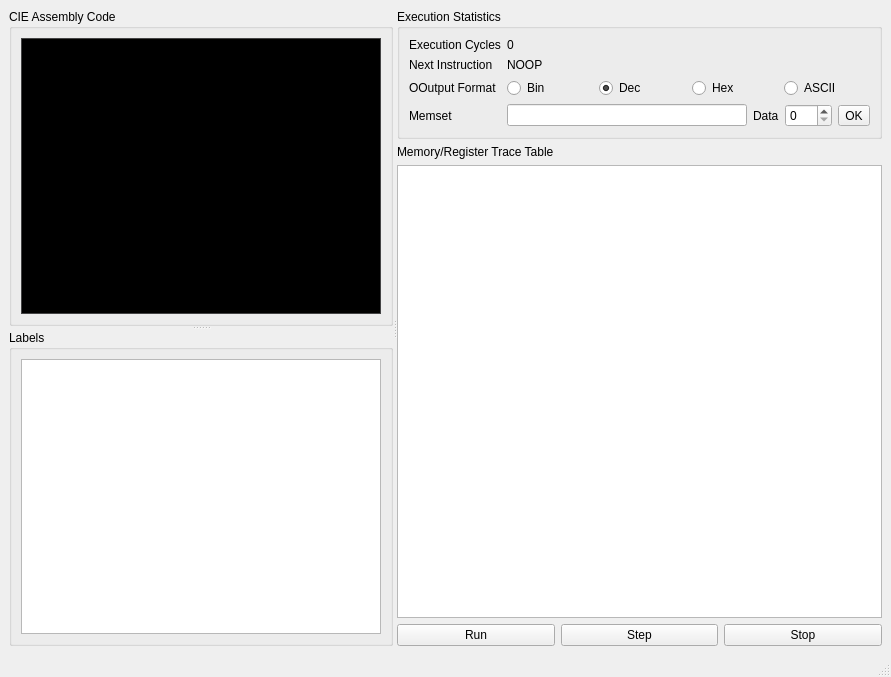
<?xml version="1.0" encoding="UTF-8"?>
<ui version="4.0">
 <class>MainWindow</class>
 <widget class="QMainWindow" name="MainWindow">
  <property name="geometry">
   <rect>
    <x>0</x>
    <y>0</y>
    <width>891</width>
    <height>677</height>
   </rect>
  </property>
  <property name="windowTitle">
   <string>CIE Assembly Machine</string>
  </property>
  <widget class="QWidget" name="centralwidget">
   <layout class="QGridLayout" name="gridLayout_3">
    <item row="0" column="0">
     <widget class="QSplitter" name="splitter_2">
      <property name="orientation">
       <enum>Qt::Horizontal</enum>
      </property>
      <widget class="QSplitter" name="splitter">
       <property name="orientation">
        <enum>Qt::Vertical</enum>
       </property>
       <widget class="QGroupBox" name="groupBox_3">
        <property name="title">
         <string>CIE Assembly Code</string>
        </property>
        <layout class="QGridLayout" name="gridLayout_2">
         <item row="0" column="0">
          <widget class="QPlainTextEdit" name="assmTxt">
           <property name="palette">
            <palette>
             <active>
              <colorrole role="WindowText">
               <brush brushstyle="SolidPattern">
                <color alpha="255">
                 <red>255</red>
                 <green>255</green>
                 <blue>255</blue>
                </color>
               </brush>
              </colorrole>
              <colorrole role="Button">
               <brush brushstyle="SolidPattern">
                <color alpha="255">
                 <red>88</red>
                 <green>88</green>
                 <blue>89</blue>
                </color>
               </brush>
              </colorrole>
              <colorrole role="Light">
               <brush brushstyle="SolidPattern">
                <color alpha="255">
                 <red>132</red>
                 <green>132</green>
                 <blue>134</blue>
                </color>
               </brush>
              </colorrole>
              <colorrole role="Midlight">
               <brush brushstyle="SolidPattern">
                <color alpha="255">
                 <red>110</red>
                 <green>110</green>
                 <blue>111</blue>
                </color>
               </brush>
              </colorrole>
              <colorrole role="Dark">
               <brush brushstyle="SolidPattern">
                <color alpha="255">
                 <red>44</red>
                 <green>44</green>
                 <blue>44</blue>
                </color>
               </brush>
              </colorrole>
              <colorrole role="Mid">
               <brush brushstyle="SolidPattern">
                <color alpha="255">
                 <red>58</red>
                 <green>58</green>
                 <blue>59</blue>
                </color>
               </brush>
              </colorrole>
              <colorrole role="Text">
               <brush brushstyle="SolidPattern">
                <color alpha="255">
                 <red>255</red>
                 <green>255</green>
                 <blue>255</blue>
                </color>
               </brush>
              </colorrole>
              <colorrole role="BrightText">
               <brush brushstyle="SolidPattern">
                <color alpha="255">
                 <red>255</red>
                 <green>255</green>
                 <blue>255</blue>
                </color>
               </brush>
              </colorrole>
              <colorrole role="ButtonText">
               <brush brushstyle="SolidPattern">
                <color alpha="255">
                 <red>255</red>
                 <green>255</green>
                 <blue>255</blue>
                </color>
               </brush>
              </colorrole>
              <colorrole role="Base">
               <brush brushstyle="SolidPattern">
                <color alpha="255">
                 <red>0</red>
                 <green>0</green>
                 <blue>0</blue>
                </color>
               </brush>
              </colorrole>
              <colorrole role="Window">
               <brush brushstyle="SolidPattern">
                <color alpha="255">
                 <red>88</red>
                 <green>88</green>
                 <blue>89</blue>
                </color>
               </brush>
              </colorrole>
              <colorrole role="Shadow">
               <brush brushstyle="SolidPattern">
                <color alpha="255">
                 <red>0</red>
                 <green>0</green>
                 <blue>0</blue>
                </color>
               </brush>
              </colorrole>
              <colorrole role="AlternateBase">
               <brush brushstyle="SolidPattern">
                <color alpha="255">
                 <red>44</red>
                 <green>44</green>
                 <blue>44</blue>
                </color>
               </brush>
              </colorrole>
              <colorrole role="ToolTipBase">
               <brush brushstyle="SolidPattern">
                <color alpha="255">
                 <red>255</red>
                 <green>255</green>
                 <blue>220</blue>
                </color>
               </brush>
              </colorrole>
              <colorrole role="ToolTipText">
               <brush brushstyle="SolidPattern">
                <color alpha="255">
                 <red>0</red>
                 <green>0</green>
                 <blue>0</blue>
                </color>
               </brush>
              </colorrole>
              <colorrole role="PlaceholderText">
               <brush brushstyle="SolidPattern">
                <color alpha="128">
                 <red>255</red>
                 <green>255</green>
                 <blue>255</blue>
                </color>
               </brush>
              </colorrole>
             </active>
             <inactive>
              <colorrole role="WindowText">
               <brush brushstyle="SolidPattern">
                <color alpha="255">
                 <red>255</red>
                 <green>255</green>
                 <blue>255</blue>
                </color>
               </brush>
              </colorrole>
              <colorrole role="Button">
               <brush brushstyle="SolidPattern">
                <color alpha="255">
                 <red>88</red>
                 <green>88</green>
                 <blue>89</blue>
                </color>
               </brush>
              </colorrole>
              <colorrole role="Light">
               <brush brushstyle="SolidPattern">
                <color alpha="255">
                 <red>132</red>
                 <green>132</green>
                 <blue>134</blue>
                </color>
               </brush>
              </colorrole>
              <colorrole role="Midlight">
               <brush brushstyle="SolidPattern">
                <color alpha="255">
                 <red>110</red>
                 <green>110</green>
                 <blue>111</blue>
                </color>
               </brush>
              </colorrole>
              <colorrole role="Dark">
               <brush brushstyle="SolidPattern">
                <color alpha="255">
                 <red>44</red>
                 <green>44</green>
                 <blue>44</blue>
                </color>
               </brush>
              </colorrole>
              <colorrole role="Mid">
               <brush brushstyle="SolidPattern">
                <color alpha="255">
                 <red>58</red>
                 <green>58</green>
                 <blue>59</blue>
                </color>
               </brush>
              </colorrole>
              <colorrole role="Text">
               <brush brushstyle="SolidPattern">
                <color alpha="255">
                 <red>255</red>
                 <green>255</green>
                 <blue>255</blue>
                </color>
               </brush>
              </colorrole>
              <colorrole role="BrightText">
               <brush brushstyle="SolidPattern">
                <color alpha="255">
                 <red>255</red>
                 <green>255</green>
                 <blue>255</blue>
                </color>
               </brush>
              </colorrole>
              <colorrole role="ButtonText">
               <brush brushstyle="SolidPattern">
                <color alpha="255">
                 <red>255</red>
                 <green>255</green>
                 <blue>255</blue>
                </color>
               </brush>
              </colorrole>
              <colorrole role="Base">
               <brush brushstyle="SolidPattern">
                <color alpha="255">
                 <red>0</red>
                 <green>0</green>
                 <blue>0</blue>
                </color>
               </brush>
              </colorrole>
              <colorrole role="Window">
               <brush brushstyle="SolidPattern">
                <color alpha="255">
                 <red>88</red>
                 <green>88</green>
                 <blue>89</blue>
                </color>
               </brush>
              </colorrole>
              <colorrole role="Shadow">
               <brush brushstyle="SolidPattern">
                <color alpha="255">
                 <red>0</red>
                 <green>0</green>
                 <blue>0</blue>
                </color>
               </brush>
              </colorrole>
              <colorrole role="AlternateBase">
               <brush brushstyle="SolidPattern">
                <color alpha="255">
                 <red>44</red>
                 <green>44</green>
                 <blue>44</blue>
                </color>
               </brush>
              </colorrole>
              <colorrole role="ToolTipBase">
               <brush brushstyle="SolidPattern">
                <color alpha="255">
                 <red>255</red>
                 <green>255</green>
                 <blue>220</blue>
                </color>
               </brush>
              </colorrole>
              <colorrole role="ToolTipText">
               <brush brushstyle="SolidPattern">
                <color alpha="255">
                 <red>0</red>
                 <green>0</green>
                 <blue>0</blue>
                </color>
               </brush>
              </colorrole>
              <colorrole role="PlaceholderText">
               <brush brushstyle="SolidPattern">
                <color alpha="128">
                 <red>255</red>
                 <green>255</green>
                 <blue>255</blue>
                </color>
               </brush>
              </colorrole>
             </inactive>
             <disabled>
              <colorrole role="WindowText">
               <brush brushstyle="SolidPattern">
                <color alpha="255">
                 <red>44</red>
                 <green>44</green>
                 <blue>44</blue>
                </color>
               </brush>
              </colorrole>
              <colorrole role="Button">
               <brush brushstyle="SolidPattern">
                <color alpha="255">
                 <red>88</red>
                 <green>88</green>
                 <blue>89</blue>
                </color>
               </brush>
              </colorrole>
              <colorrole role="Light">
               <brush brushstyle="SolidPattern">
                <color alpha="255">
                 <red>132</red>
                 <green>132</green>
                 <blue>134</blue>
                </color>
               </brush>
              </colorrole>
              <colorrole role="Midlight">
               <brush brushstyle="SolidPattern">
                <color alpha="255">
                 <red>110</red>
                 <green>110</green>
                 <blue>111</blue>
                </color>
               </brush>
              </colorrole>
              <colorrole role="Dark">
               <brush brushstyle="SolidPattern">
                <color alpha="255">
                 <red>44</red>
                 <green>44</green>
                 <blue>44</blue>
                </color>
               </brush>
              </colorrole>
              <colorrole role="Mid">
               <brush brushstyle="SolidPattern">
                <color alpha="255">
                 <red>58</red>
                 <green>58</green>
                 <blue>59</blue>
                </color>
               </brush>
              </colorrole>
              <colorrole role="Text">
               <brush brushstyle="SolidPattern">
                <color alpha="255">
                 <red>44</red>
                 <green>44</green>
                 <blue>44</blue>
                </color>
               </brush>
              </colorrole>
              <colorrole role="BrightText">
               <brush brushstyle="SolidPattern">
                <color alpha="255">
                 <red>255</red>
                 <green>255</green>
                 <blue>255</blue>
                </color>
               </brush>
              </colorrole>
              <colorrole role="ButtonText">
               <brush brushstyle="SolidPattern">
                <color alpha="255">
                 <red>44</red>
                 <green>44</green>
                 <blue>44</blue>
                </color>
               </brush>
              </colorrole>
              <colorrole role="Base">
               <brush brushstyle="SolidPattern">
                <color alpha="255">
                 <red>88</red>
                 <green>88</green>
                 <blue>89</blue>
                </color>
               </brush>
              </colorrole>
              <colorrole role="Window">
               <brush brushstyle="SolidPattern">
                <color alpha="255">
                 <red>88</red>
                 <green>88</green>
                 <blue>89</blue>
                </color>
               </brush>
              </colorrole>
              <colorrole role="Shadow">
               <brush brushstyle="SolidPattern">
                <color alpha="255">
                 <red>0</red>
                 <green>0</green>
                 <blue>0</blue>
                </color>
               </brush>
              </colorrole>
              <colorrole role="AlternateBase">
               <brush brushstyle="SolidPattern">
                <color alpha="255">
                 <red>88</red>
                 <green>88</green>
                 <blue>89</blue>
                </color>
               </brush>
              </colorrole>
              <colorrole role="ToolTipBase">
               <brush brushstyle="SolidPattern">
                <color alpha="255">
                 <red>255</red>
                 <green>255</green>
                 <blue>220</blue>
                </color>
               </brush>
              </colorrole>
              <colorrole role="ToolTipText">
               <brush brushstyle="SolidPattern">
                <color alpha="255">
                 <red>0</red>
                 <green>0</green>
                 <blue>0</blue>
                </color>
               </brush>
              </colorrole>
              <colorrole role="PlaceholderText">
               <brush brushstyle="SolidPattern">
                <color alpha="128">
                 <red>255</red>
                 <green>255</green>
                 <blue>255</blue>
                </color>
               </brush>
              </colorrole>
             </disabled>
            </palette>
           </property>
           <property name="font">
            <font>
             <family>Consolas</family>
            </font>
           </property>
           <property name="lineWrapMode">
            <enum>QPlainTextEdit::NoWrap</enum>
           </property>
          </widget>
         </item>
        </layout>
       </widget>
       <widget class="QGroupBox" name="groupBox_2">
        <property name="title">
         <string>Labels</string>
        </property>
        <layout class="QGridLayout" name="gridLayout">
         <item row="0" column="0">
          <widget class="QListWidget" name="labelList">
           <property name="editTriggers">
            <set>QAbstractItemView::NoEditTriggers</set>
           </property>
          </widget>
         </item>
        </layout>
       </widget>
      </widget>
      <widget class="QWidget" name="layoutWidget">
       <layout class="QVBoxLayout" name="verticalLayout_2">
        <item>
         <widget class="QGroupBox" name="groupBox">
          <property name="title">
           <string>Execution Statistics</string>
          </property>
          <layout class="QFormLayout" name="formLayout">
           <item row="0" column="0">
            <widget class="QLabel" name="label_4">
             <property name="text">
              <string>Execution Cycles</string>
             </property>
            </widget>
           </item>
           <item row="0" column="1">
            <widget class="QLabel" name="execCyclesLabel">
             <property name="text">
              <string>0</string>
             </property>
            </widget>
           </item>
           <item row="1" column="0">
            <widget class="QLabel" name="label_6">
             <property name="text">
              <string>Next Instruction</string>
             </property>
            </widget>
           </item>
           <item row="1" column="1">
            <widget class="QLabel" name="nextInstructionLabel">
             <property name="cursor">
              <cursorShape>IBeamCursor</cursorShape>
             </property>
             <property name="text">
              <string>NOOP</string>
             </property>
             <property name="textInteractionFlags">
              <set>Qt::LinksAccessibleByMouse|Qt::TextSelectableByMouse</set>
             </property>
            </widget>
           </item>
           <item row="2" column="0">
            <widget class="QLabel" name="label">
             <property name="text">
              <string>OOutput Format</string>
             </property>
            </widget>
           </item>
           <item row="3" column="0">
            <widget class="QLabel" name="label_8">
             <property name="text">
              <string>Memset</string>
             </property>
            </widget>
           </item>
           <item row="3" column="1">
            <layout class="QHBoxLayout" name="horizontalLayout_2">
             <item>
              <widget class="QLineEdit" name="memAddrTxt"/>
             </item>
             <item>
              <widget class="QLabel" name="label_9">
               <property name="text">
                <string>Data</string>
               </property>
              </widget>
             </item>
             <item>
              <widget class="QSpinBox" name="memDataTxt">
               <property name="minimum">
                <number>0</number>
               </property>
               <property name="maximum">
                <number>256</number>
               </property>
              </widget>
             </item>
             <item>
              <widget class="QToolButton" name="setMemBtn">
               <property name="text">
                <string>OK</string>
               </property>
              </widget>
             </item>
            </layout>
           </item>
           <item row="2" column="1">
            <layout class="QHBoxLayout" name="horizontalLayout_3">
             <item>
              <widget class="QRadioButton" name="binOutputRad">
               <property name="text">
                <string>Bin</string>
               </property>
               <property name="checked">
                <bool>false</bool>
               </property>
              </widget>
             </item>
             <item>
              <widget class="QRadioButton" name="decOutputRad">
               <property name="text">
                <string>Dec</string>
               </property>
               <property name="checked">
                <bool>true</bool>
               </property>
              </widget>
             </item>
             <item>
              <widget class="QRadioButton" name="hexOutputRad">
               <property name="text">
                <string>Hex</string>
               </property>
               <property name="checked">
                <bool>false</bool>
               </property>
              </widget>
             </item>
             <item>
              <widget class="QRadioButton" name="asciiOutputRad">
               <property name="text">
                <string>ASCII</string>
               </property>
              </widget>
             </item>
            </layout>
           </item>
          </layout>
         </widget>
        </item>
        <item>
         <widget class="QLabel" name="label_3">
          <property name="text">
           <string>Memory/Register Trace Table</string>
          </property>
         </widget>
        </item>
        <item>
         <widget class="QTableWidget" name="memoryTable">
          <property name="editTriggers">
           <set>QAbstractItemView::NoEditTriggers</set>
          </property>
          <property name="alternatingRowColors">
           <bool>true</bool>
          </property>
          <property name="selectionMode">
           <enum>QAbstractItemView::SingleSelection</enum>
          </property>
          <property name="selectionBehavior">
           <enum>QAbstractItemView::SelectRows</enum>
          </property>
          <property name="wordWrap">
           <bool>false</bool>
          </property>
          <property name="cornerButtonEnabled">
           <bool>false</bool>
          </property>
         </widget>
        </item>
        <item>
         <layout class="QHBoxLayout" name="horizontalLayout">
          <item>
           <widget class="QPushButton" name="runBtn">
            <property name="text">
             <string>Run</string>
            </property>
           </widget>
          </item>
          <item>
           <widget class="QPushButton" name="stepBtn">
            <property name="text">
             <string>Step</string>
            </property>
           </widget>
          </item>
          <item>
           <widget class="QPushButton" name="stopBtn">
            <property name="text">
             <string>Stop</string>
            </property>
           </widget>
          </item>
         </layout>
        </item>
       </layout>
      </widget>
     </widget>
    </item>
   </layout>
  </widget>
  <widget class="QMenuBar" name="menubar">
   <property name="geometry">
    <rect>
     <x>0</x>
     <y>0</y>
     <width>891</width>
     <height>26</height>
    </rect>
   </property>
  </widget>
  <widget class="QStatusBar" name="statusbar"/>
 </widget>
 <resources/>
 <connections/>
</ui>
